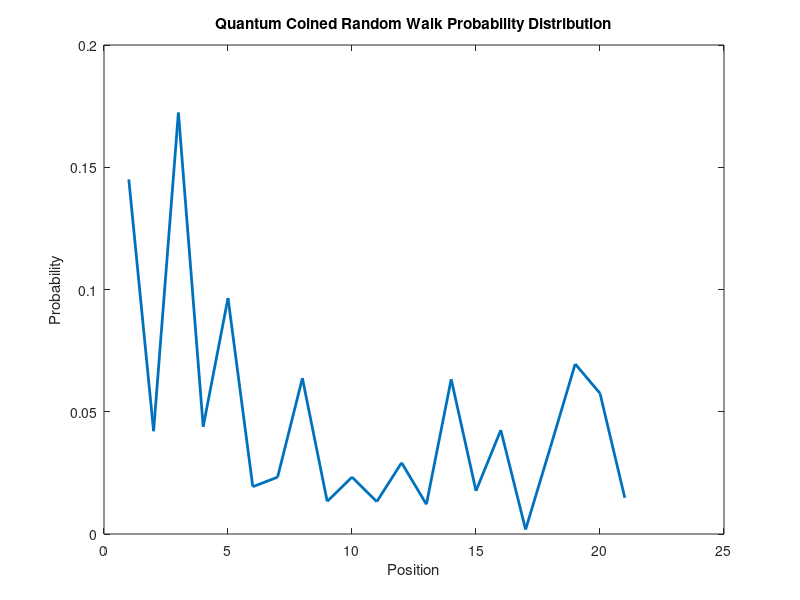

This chart was generated by the following MATLAB code:
% Coined Quantum Random Walk Simulation
% Author: Preethan Bhattacherjee

clear;
clc;

% Number of positions
N = 21;

% Coin states
coin0 = [1;0];
coin1 = [0;1];

% Initial coin state (superposition)
coin = (coin0 + coin1)/sqrt(2);

% Initial position (center)
position = zeros(N,1);
position(ceil(N/2)) = 1;

% Full state
psi = kron(coin, position);

% Hadamard coin operator
H = (1/sqrt(2))*[1 1;1 -1];

% Identity position
Ipos = eye(N);

% Coin operator on full system
CoinOp = kron(H, Ipos);

% Shift operators
ShiftRight = zeros(N);
ShiftLeft = zeros(N);

for i = 1:N-1
    ShiftRight(i+1,i) = 1;
    ShiftLeft(i,i+1) = 1;
end

% Periodic boundary
ShiftRight(1,N) = 1;
ShiftLeft(N,1) = 1;

% Conditional shift
Shift = kron([1 0;0 0], ShiftRight) + kron([0 0;0 1], ShiftLeft);

% Number of steps
steps = 50;

for t = 1:steps
    
    psi = CoinOp * psi;
    psi = Shift * psi;
    
end

% Compute probabilities

prob = zeros(N,1);

for i = 1:N
    
    prob(i) = abs(psi(i))^2 + abs(psi(i+N))^2;
    
end

% Plot

figure;
plot(prob,'LineWidth',2);
title('Quantum Coined Random Walk Probability Distribution');
xlabel('Position');
ylabel('Probability');

% Normalization check
disp('Normalization:');
disp(sum(prob));
